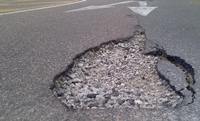
#> input picture data/test/jalan_lubang/497.jpg, 200 x 121 px; its folder holds only this picture in this run
$ python -i extract_features.py   (imports and definitions only)   (older library calls are emulated)
#> lines starting #> are read from the running program, lines starting #| are printed output that depends on the picture
"""
Modul untuk ekstraksi fitur hybrid menggunakan LBP Histogram dan GLCM.

Modul ini mengimplementasikan ekstraksi fitur gabungan (hybrid) yang terdiri dari:
1. LBP Histogram (10 features) - menangkap distribusi pola tekstur lokal
2. GLCM features (4 features) - menangkap hubungan spasial antar pixel
3. Statistical features (3 features) - mean, std, entropy
Total: 17 features untuk klasifikasi kondisi jalan
"""
import cv2
import numpy as np
from skimage.feature import local_binary_pattern, graycomatrix, graycoprops

class FeatureExtractorHybrid:
    def __init__(
        self,
        resize_width: int = 256,
        resize_height: int = 256,
        lbp_radius: int = 1,
        lbp_points: int = 8,
        lbp_method: str = "uniform",
        glcm_distances = (1,),
        glcm_angles = (0,),
        glcm_levels: int = 256
    ):
        """
        Inisialisasi hybrid feature extractor.

        Args:
            resize_width (int): Lebar target untuk resize gambar
            resize_height (int): Tinggi target untuk resize gambar
            lbp_radius (int): Radius untuk LBP (jarak ke neighbor pixels)
            lbp_points (int): Jumlah sampling points di sekitar center pixel
            lbp_method (str): Metode LBP - "uniform" untuk rotation-invariant histogram
            glcm_distances (tuple): Jarak antar pixel untuk GLCM
            glcm_angles (tuple): Sudut untuk GLCM (dalam radian)
            glcm_levels (int): Jumlah gray levels untuk GLCM
        """
        self.resize_width = resize_width
        self.resize_height = resize_height
        self.lbp_radius = lbp_radius
        self.lbp_points = lbp_points
        self.lbp_method = lbp_method
        self.glcm_distances = glcm_distances
        self.glcm_angles = glcm_angles
        self.glcm_levels = glcm_levels

    def _preprocess(self, img_bgr: np.ndarray) -> np.ndarray:
        """
        Preprocess gambar: resize dan konversi ke grayscale.

        Langkah preprocessing:
        1. Resize gambar ke ukuran standar untuk konsistensi
        2. Konversi dari BGR (OpenCV default) ke grayscale

        Args:
            img_bgr (np.ndarray): Gambar input dalam format BGR

        Returns:
            np.ndarray: Gambar grayscale hasil preprocessing
        """
        # Resize gambar ke ukuran standar
        img_resized = cv2.resize(
            img_bgr,
            (self.resize_width, self.resize_height),
            interpolation=cv2.INTER_AREA
        )
        # Konversi BGR ke grayscale
        gray = cv2.cvtColor(img_resized, cv2.COLOR_BGR2GRAY)
        return gray

    def _compute_lbp(self, gray: np.ndarray) -> np.ndarray:
        """
        Menghitung Local Binary Pattern dari gambar grayscale.

        LBP menangkap pola tekstur lokal dengan cara:
        1. Membandingkan intensitas center pixel dengan neighbors
        2. Membuat binary pattern dari perbandingan tersebut
        3. Menghasilkan nilai LBP untuk setiap pixel

        Args:
            gray (np.ndarray): Gambar grayscale input

        Returns:
            np.ndarray: LBP image (uint8)
        """
        # Hitung LBP menggunakan scikit-image
        lbp = local_binary_pattern(
            gray,
            P=self.lbp_points,
            R=self.lbp_radius,
            method=self.lbp_method
        )
        # Normalisasi LBP ke range [0, glcm_levels-1] dan konversi ke uint8
        lbp_norm = cv2.normalize(
            lbp, None, alpha=0, beta=self.glcm_levels - 1,
            norm_type=cv2.NORM_MINMAX
        )
        lbp_uint8 = lbp_norm.astype(np.uint8)
        return lbp_uint8

    def _compute_lbp_histogram(self, lbp_image: np.ndarray) -> np.ndarray:
        """
        Menghitung histogram dari LBP image sebagai feature vector.

        Histogram menangkap distribusi pola tekstur:
        - Bin rendah: pola tidak teratur (lubang/retak)
        - Bin tinggi: pola seragam (jalan mulus)

        Untuk LBP uniform dengan 8 points, menghasilkan 10 bins:
        - Bin 0-8: uniform patterns (pola teratur)
        - Bin 9: non-uniform patterns (pola tidak teratur)

        Args:
            lbp_image (np.ndarray): LBP image hasil dari _compute_lbp()

        Returns:
            np.ndarray: Histogram LBP (10 features untuk uniform, atau 2^P untuk default)
        """
        # Tentukan jumlah bins berdasarkan metode LBP
        if self.lbp_method == "uniform":
            n_bins = self.lbp_points + 2  # 10 bins untuk 8-point uniform LBP
        else:
            n_bins = 2 ** self.lbp_points

        # Hitung histogram yang dinormalisasi (density=True)
        hist, _ = np.histogram(
            lbp_image.ravel(),
            bins=n_bins,
            range=(0, n_bins),
            density=True
        )
        return hist.astype(np.float32)

    def _compute_glcm_features(self, img_gray: np.ndarray) -> np.ndarray:
        """
        Menghitung GLCM features dari grayscale image.

        GLCM (Gray-Level Co-occurrence Matrix) menangkap hubungan spasial antar pixel:
        - Contrast: perbedaan intensitas antara pixel dan neighbor-nya
        - Correlation: korelasi linear antara pixel pairs
        - Energy: uniformitas atau homogenitas tekstur
        - Homogeneity: kedekatan distribusi GLCM ke diagonal

        Args:
            img_gray (np.ndarray): Gambar grayscale (uint8)

        Returns:
            np.ndarray: 4 GLCM features (contrast, correlation, energy, homogeneity)
        """
        # Hitung GLCM matrix
        glcm = graycomatrix(
            img_gray,
            distances=self.glcm_distances,
            angles=self.glcm_angles,
            levels=self.glcm_levels,
            symmetric=True,
            normed=True
        )

        # Ekstrak 4 properti GLCM
        feature_list = []
        for prop_name in ["contrast", "correlation", "energy", "homogeneity"]:
            props = graycoprops(glcm, prop_name)
            feature_list.extend(props.ravel())

        return np.array(feature_list, dtype=np.float32)

    def extract_from_array(self, img_bgr: np.ndarray) -> np.ndarray:
        """
        Ekstraksi hybrid features dari gambar BGR.

        Menggabungkan 3 jenis fitur:
        1. LBP Histogram (10 features) - distribusi pola tekstur lokal
        2. GLCM features (4 features) - hubungan spasial antar pixel
        3. Statistical features (3 features) - mean, std, entropy

        Total: 17 features untuk klasifikasi

        Args:
            img_bgr (np.ndarray): Gambar input dalam format BGR (dari cv2.imread atau video frame)

        Returns:
            np.ndarray: Feature vector 1D dengan shape (17,)
        """
        # Step 1: Preprocess - resize dan konversi ke grayscale
        gray = self._preprocess(img_bgr)

        # Step 2: Hitung LBP image
        # LBP menangkap pola tekstur lokal dengan membandingkan center pixel dengan neighbors
        lbp_image = self._compute_lbp(gray)

        # Step 3: Ekstrak LBP Histogram (10 features)
        # Histogram menangkap distribusi pola tekstur untuk diskriminasi jalan rusak vs mulus
        lbp_hist = self._compute_lbp_histogram(lbp_image)

        # Step 4: Ekstrak GLCM features dari grayscale (4 features)
        # GLCM menangkap hubungan spasial untuk deteksi tekstur beraturan/tidak beraturan
        glcm_features = self._compute_glcm_features(gray)

        # Step 5: Ekstrak statistical features (3 features)
        # Mean, std, dan entropy untuk menangkap karakteristik global gambar
        img_flat = gray.ravel().astype(np.float32)
        mean_val = np.mean(img_flat)
        std_val = np.std(img_flat)

        # Hitung entropy dari histogram
        hist_stat, _ = np.histogram(img_flat, bins=32, range=(0, 255), density=True)
        hist_stat = hist_stat + 1e-12  # Tambah epsilon untuk hindari log(0)
        entropy_val = -np.sum(hist_stat * np.log2(hist_stat))
        stat_features = np.array([mean_val, std_val, entropy_val], dtype=np.float32)

        # Step 6: Gabungkan semua features
        # Total: 10 (LBP) + 4 (GLCM) + 3 (stats) = 17 features
        all_features = np.concatenate([lbp_hist, glcm_features, stat_features])
        return all_features

    def extract_from_path(self, img_path: str) -> np.ndarray:
        """
        Ekstraksi features dari file gambar.

        Args:
            img_path (str): Path ke file gambar

        Returns:
            np.ndarray: Feature vector 1D dengan shape (17,)

        Raises:
            ValueError: Jika gagal membaca gambar
        """
        img_bgr = cv2.imread(img_path)
        if img_bgr is None:
            raise ValueError(f"Gagal baca gambar: {img_path}")
        return self.extract_from_array(img_bgr)

>>> import cv2
>>> picture = cv2.imread('../data/test/jalan_lubang/497.jpg')
#> picture is the input picture: shape (121, 200, 3); mean B, G, R 125.9, 121.8, 126.1
>>> result = FeatureExtractorHybrid().extract_from_array(picture)
#> in _preprocess, `img_resized = cv2.resize( img_bgr, (self.resize_width, self.resize_hei..`:
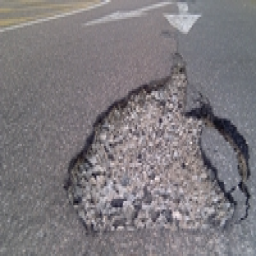
#> img_resized: shape (256, 256, 3); mean B, G, R 125.8, 121.8, 126
#> in _compute_lbp, `lbp = local_binary_pattern( gray, P=self.lbp_points, R=self.lbp_radius..`:
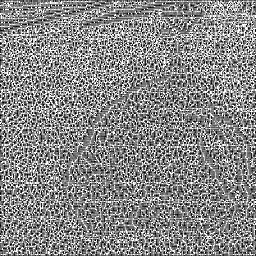
#> lbp: shape (256, 256) float64; min 0, max 9, mean 4.8; drawn with min black and max white
#> in _compute_lbp_histogram, `hist, _ = np.histogram( lbp_image.ravel(), bins=n_bins, range=(0, n_bi..`: hist = [1, 0, 0, 0, 0, 0, 0, 0, 0, 0]
#> the loop in _compute_glcm_features, `for prop_name in ["contrast", "correlation", "energy", "homogeneity"]:` made 4 passes
#> props on passes 1 to 4: [136.1], [0.894], [0.0298], [0.2]
#> after the loop in _compute_glcm_features, `for prop_name in ["contrast", "correlation", "energy", "homogeneity"]:`: feature_list = [136.1, 0.894, 0.0298, 0.2]
#> in extract_from_array, `mean_val = np.mean(img_flat)`: mean_val = 123.5
#> in extract_from_array, `std_val = np.std(img_flat)`: std_val = 25.26
#> in extract_from_array, `hist_stat, _ = np.histogram(img_flat, bins=32, range=(0, 255), density..`: hist_stat = 32 values, max 0.028 at index 15, min 0 at index 0, mean 0.00392
#> in extract_from_array, `hist_stat = hist_stat + 1e-12`: hist_stat = 32 values, max 0.028 at index 15, min 1e-12 at index 0, mean 0.00392
#> in extract_from_array, `entropy_val = -np.sum(hist_stat * np.log2(hist_stat))`: entropy_val = 0.813
#> in extract_from_array, `stat_features = np.array([mean_val, std_val, entropy_val], dtype=np.fl..`: stat_features = [123.5, 25.26, 0.813]
#> in extract_from_array, `all_features = np.concatenate([lbp_hist, glcm_features, stat_features])`: all_features = 17 values, max 136.1 at index 10, min 0 at index 1, mean 16.93
#> result has the same summary as all_features in extract_from_array

$ run again, on data/test/jalan_lubang/503.jpg
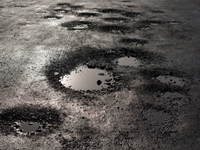
#> input picture data/test/jalan_lubang/503.jpg, 200 x 150 px
#> picture is the input picture: shape (150, 200, 3); mean B, G, R 84.1, 87.2, 91.1
#> in _preprocess, `img_resized = cv2.resize( img_bgr, (self.resize_width, self.resize_hei..`:
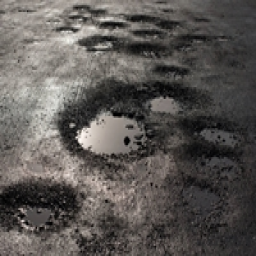
#> img_resized: shape (256, 256, 3); mean B, G, R 84.1, 87.1, 91
#> in _compute_lbp, `lbp = local_binary_pattern( gray, P=self.lbp_points, R=self.lbp_radius..`:
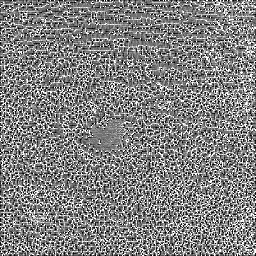
#> lbp: shape (256, 256) float64; min 0, max 9, mean 4.58; drawn with min black and max white
#> hist = [1, 0, 0, 0, 0, 0, 0, 0, 0, 0]
#> the loop in _compute_glcm_features, `for prop_name in ["contrast", "correlation", "energy", "homogeneity"]:` made 4 passes
#> props on passes 1 to 4: [133.3], [0.97], [0.0159], [0.162]
#> after the loop in _compute_glcm_features, `for prop_name in ["contrast", "correlation", "energy", "homogeneity"]:`: feature_list = [133.3, 0.97, 0.0159, 0.162]
#> mean_val = 87.92
#> std_val = 46.93
#> hist_stat = 32 values, max 0.012 at index 7, min 7.66e-06 at index 31, mean 0.00392
#> entropy_val = 0.934
#> stat_features = [87.92, 46.93, 0.934]
#> all_features = 17 values, max 133.3 at index 10, min 0 at index 1, mean 15.95
#> result has the same summary as all_features in extract_from_array
